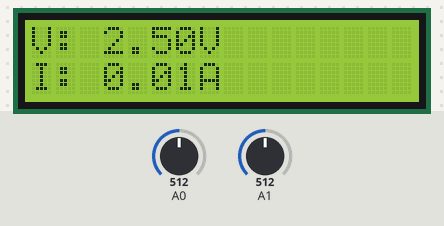
Recording of a sketch running on a simulated Arduino Uno, built with avr-gcc and run on an emulated ATmega328P. On the bench: 16×2 character LCD. The inputs (shaded band) are chosen by the test bench; at power-on: A0 = 512, A1 = 512.

Above: at 2.7 s.
2.8 s: A0 set to 716
At 4.4 s:
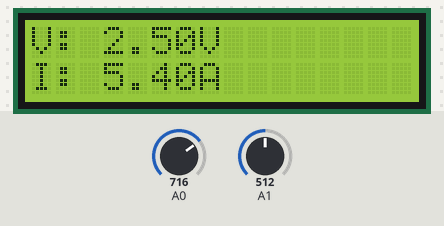
5.1 s: A1 set to 716
At 6.2 s:
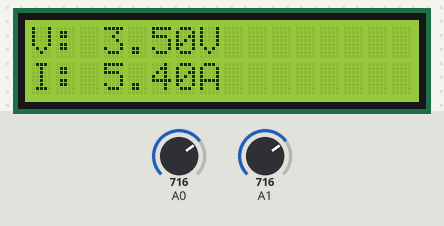
7.1 s: A0 set to 900
At 8.0 s:
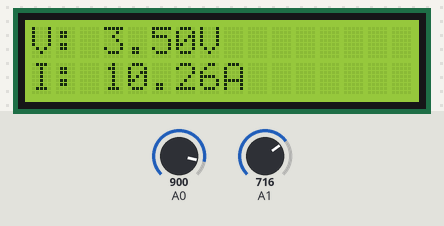
9.2 s: A1 set to 900
At 10.9 s:
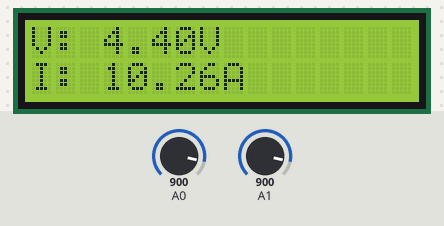
11.2 s: A0 set to 1023
At 13.0 s:
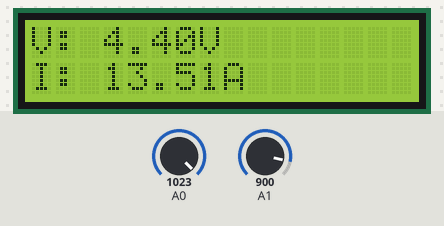
13.3 s: A1 set to 1023
At 14.9 s:
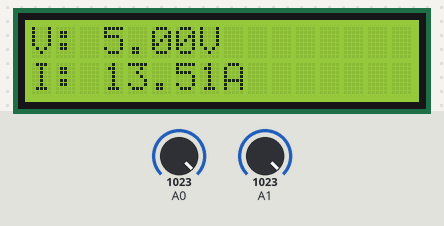
Timing chart, 0 to 16.3 s (numbered marks = the images above; inputs shaded):
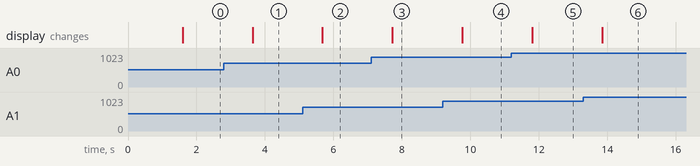

Measured:
- after the input at 2.8 s, the display: changes after 0.84 s (image 1)
- after the input at 5.1 s, the display: changes after 0.58 s (image 2)
- after the input at 7.1 s, the display: changes after 0.62 s (image 3)
- after the input at 9.2 s, the display: changes after 0.56 s (image 4)
- after the input at 11.2 s, the display: changes after 0.61 s (image 5)
- after the input at 13.3 s, the display: changes after 0.55 s (image 6)

The sketch:

Solar_Voltage_Current_Monitor__3_.ino
```cpp
#include <Wire.h>
#include <LiquidCrystal_I2C.h> // Library for I2C LCD

// Initialize 16x2 LCD with I2C address 0x27
LiquidCrystal_I2C lcd(0x27, 16, 2);

// ACS712 Current Sensor
int sensitivity = 185; // for 5A version
int adcvalue = 0;
int offsetvoltage = 2500; // Calibration value
double Voltage = 0;
double ecurrent = 0;

void setup()
{
  lcd.init(); // initialize the LCD
  lcd.backlight(); // turn on the backlight

  lcd.setCursor(0, 0);
  lcd.print("Solar Monitor");
  delay(1500); // Optional: short startup message
}

void loop()
{
  // Read and display voltage
  int sensorValue = analogRead(A1);
  float voltage = (sensorValue * 5.0) / 1023.0;

  lcd.clear();
  lcd.setCursor(0, 0);
  lcd.print("V: ");
  lcd.print(voltage, 2);
  lcd.print("V");

  // Read and display current
  adcvalue = analogRead(A0);
  Voltage = (adcvalue * 5000.0) / 1023.0; // Convert to mV
  ecurrent = (Voltage - offsetvoltage) / sensitivity;

  lcd.setCursor(0, 1);
  lcd.print("I: ");
  lcd.print(ecurrent, 2);
  lcd.print("A");

  delay(1000);
}
```
